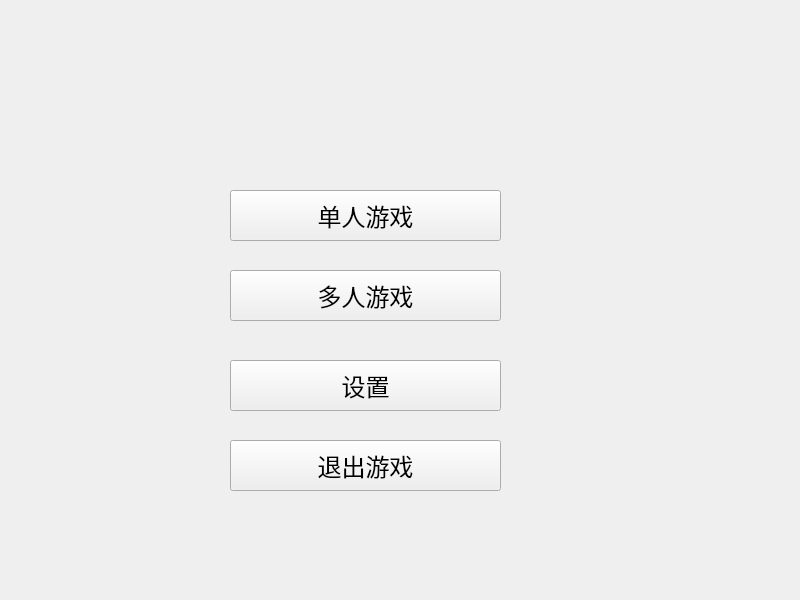
<?xml version="1.0" encoding="UTF-8"?>
<ui version="4.0">
 <class>WelcomePage</class>
 <widget class="QWidget" name="WelcomePage">
  <property name="geometry">
   <rect>
    <x>0</x>
    <y>0</y>
    <width>800</width>
    <height>600</height>
   </rect>
  </property>
  <property name="windowTitle">
   <string>QLink</string>
  </property>
  <widget class="QPushButton" name="single_player_button">
   <property name="geometry">
    <rect>
     <x>230</x>
     <y>190</y>
     <width>271</width>
     <height>51</height>
    </rect>
   </property>
   <property name="font">
    <font>
     <family>微软雅黑 Light</family>
     <pointsize>18</pointsize>
    </font>
   </property>
   <property name="text">
    <string>单人游戏</string>
   </property>
  </widget>
  <widget class="QPushButton" name="multi_player_button">
   <property name="geometry">
    <rect>
     <x>230</x>
     <y>270</y>
     <width>271</width>
     <height>51</height>
    </rect>
   </property>
   <property name="font">
    <font>
     <family>微软雅黑 Light</family>
     <pointsize>18</pointsize>
    </font>
   </property>
   <property name="text">
    <string>多人游戏</string>
   </property>
  </widget>
  <widget class="QPushButton" name="exit_button">
   <property name="geometry">
    <rect>
     <x>230</x>
     <y>440</y>
     <width>271</width>
     <height>51</height>
    </rect>
   </property>
   <property name="font">
    <font>
     <family>微软雅黑 Light</family>
     <pointsize>18</pointsize>
    </font>
   </property>
   <property name="text">
    <string>退出游戏</string>
   </property>
  </widget>
  <widget class="QPushButton" name="set_button">
   <property name="geometry">
    <rect>
     <x>230</x>
     <y>360</y>
     <width>271</width>
     <height>51</height>
    </rect>
   </property>
   <property name="font">
    <font>
     <family>微软雅黑 Light</family>
     <pointsize>18</pointsize>
    </font>
   </property>
   <property name="text">
    <string>设置</string>
   </property>
  </widget>
 </widget>
 <resources/>
 <connections/>
</ui>
